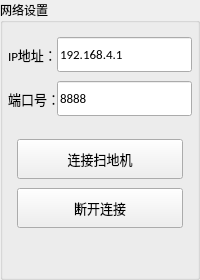
               <widget class="QGroupBox" name="groupbox_tcp_serverl_set">
                <property name="sizePolicy">
                 <sizepolicy hsizetype="Expanding" vsizetype="Expanding">
                  <horstretch>1</horstretch>
                  <verstretch>0</verstretch>
                 </sizepolicy>
                </property>
                <property name="maximumSize">
                 <size>
                  <width>16777215</width>
                  <height>16777215</height>
                 </size>
                </property>
                <property name="font">
                 <font>
                  <family>72</family>
                  <pointsize>9</pointsize>
                 </font>
                </property>
                <property name="title">
                 <string>网络设置</string>
                </property>
                <layout class="QGridLayout" name="gridLayout_13">
                 <property name="leftMargin">
                  <number>5</number>
                 </property>
                 <property name="topMargin">
                  <number>5</number>
                 </property>
                 <property name="rightMargin">
                  <number>5</number>
                 </property>
                 <property name="bottomMargin">
                  <number>0</number>
                 </property>
                 <property name="spacing">
                  <number>5</number>
                 </property>
                 <item row="0" column="0">
                  <layout class="QVBoxLayout" name="verticalLayout_2">
                   <item>
                    <layout class="QGridLayout" name="gridLayout_2">
                     <property name="leftMargin">
                      <number>0</number>
                     </property>
                     <property name="topMargin">
                      <number>9</number>
                     </property>
                     <property name="rightMargin">
                      <number>0</number>
                     </property>
                     <property name="bottomMargin">
                      <number>9</number>
                     </property>
                     <property name="horizontalSpacing">
                      <number>0</number>
                     </property>
                     <property name="verticalSpacing">
                      <number>9</number>
                     </property>
                     <item row="1" column="0">
                      <widget class="QLabel" name="label_server_port">
                       <property name="sizePolicy">
                        <sizepolicy hsizetype="Fixed" vsizetype="Preferred">
                         <horstretch>1</horstretch>
                         <verstretch>0</verstretch>
                        </sizepolicy>
                       </property>
                       <property name="minimumSize">
                        <size>
                         <width>40</width>
                         <height>35</height>
                        </size>
                       </property>
                       <property name="font">
                        <font>
                         <family>Calibri</family>
                         <pointsize>10</pointsize>
                         <weight>50</weight>
                         <bold>false</bold>
                        </font>
                       </property>
                       <property name="text">
                        <string>端口号：</string>
                       </property>
                      </widget>
                     </item>
                     <item row="0" column="0">
                      <widget class="QLabel" name="label_server_ip">
                       <property name="sizePolicy">
                        <sizepolicy hsizetype="Fixed" vsizetype="Preferred">
                         <horstretch>1</horstretch>
                         <verstretch>0</verstretch>
                        </sizepolicy>
                       </property>
                       <property name="minimumSize">
                        <size>
                         <width>40</width>
                         <height>35</height>
                        </size>
                       </property>
                       <property name="font">
                        <font>
                         <family>Calibri</family>
                         <pointsize>10</pointsize>
                         <weight>50</weight>
                         <bold>false</bold>
                        </font>
                       </property>
                       <property name="text">
                        <string>IP地址：</string>
                       </property>
                      </widget>
                     </item>
                     <item row="1" column="1">
                      <widget class="QLineEdit" name="lineEdit_server_port">
                       <property name="sizePolicy">
                        <sizepolicy hsizetype="Expanding" vsizetype="Fixed">
                         <horstretch>1</horstretch>
                         <verstretch>0</verstretch>
                        </sizepolicy>
                       </property>
                       <property name="minimumSize">
                        <size>
                         <width>70</width>
                         <height>35</height>
                        </size>
                       </property>
                       <property name="font">
                        <font>
                         <family>Calibri</family>
                         <pointsize>10</pointsize>
                        </font>
                       </property>
                       <property name="text">
                        <string>8888</string>
                       </property>
                      </widget>
                     </item>
                     <item row="0" column="1">
                      <widget class="QLineEdit" name="lineEdit_server_ip">
                       <property name="sizePolicy">
                        <sizepolicy hsizetype="Expanding" vsizetype="Fixed">
                         <horstretch>1</horstretch>
                         <verstretch>0</verstretch>
                        </sizepolicy>
                       </property>
                       <property name="minimumSize">
                        <size>
                         <width>70</width>
                         <height>35</height>
                        </size>
                       </property>
                       <property name="font">
                        <font>
                         <family>Calibri</family>
                         <pointsize>10</pointsize>
                        </font>
                       </property>
                       <property name="text">
                        <string>192.168.4.1</string>
                       </property>
                      </widget>
                     </item>
                    </layout>
                   </item>
                   <item>
                    <layout class="QVBoxLayout" name="verticalLayout">
                     <property name="spacing">
                      <number>9</number>
                     </property>
                     <property name="leftMargin">
                      <number>9</number>
                     </property>
                     <property name="topMargin">
                      <number>9</number>
                     </property>
                     <property name="rightMargin">
                      <number>9</number>
                     </property>
                     <property name="bottomMargin">
                      <number>9</number>
                     </property>
                     <item>
                      <widget class="QPushButton" name="btn_connect_tcp_server">
                       <property name="sizePolicy">
                        <sizepolicy hsizetype="Expanding" vsizetype="Fixed">
                         <horstretch>1</horstretch>
                         <verstretch>0</verstretch>
                        </sizepolicy>
                       </property>
                       <property name="minimumSize">
                        <size>
                         <width>0</width>
                         <height>40</height>
                        </size>
                       </property>
                       <property name="font">
                        <font>
                         <family>Calibri</family>
                         <pointsize>10</pointsize>
                         <weight>50</weight>
                         <bold>false</bold>
                        </font>
                       </property>
                       <property name="text">
                        <string>连接扫地机</string>
                       </property>
                      </widget>
                     </item>
                     <item>
                      <widget class="QPushButton" name="btn_disconnect_tcp_server">
                       <property name="sizePolicy">
                        <sizepolicy hsizetype="Expanding" vsizetype="Fixed">
                         <horstretch>1</horstretch>
                         <verstretch>0</verstretch>
                        </sizepolicy>
                       </property>
                       <property name="minimumSize">
                        <size>
                         <width>0</width>
                         <height>40</height>
                        </size>
                       </property>
                       <property name="font">
                        <font>
                         <family>Calibri</family>
                         <pointsize>10</pointsize>
                         <weight>50</weight>
                         <bold>false</bold>
                        </font>
                       </property>
                       <property name="text">
                        <string>断开连接</string>
                       </property>
                      </widget>
                     </item>
                    </layout>
                   </item>
                  </layout>
                 </item>
                 <item row="1" column="0">
                  <spacer name="verticalSpacer_5">
                   <property name="orientation">
                    <enum>Qt::Vertical</enum>
                   </property>
                   <property name="sizeHint" stdset="0">
                    <size>
                     <width>20</width>
                     <height>40</height>
                    </size>
                   </property>
                  </spacer>
                 </item>
                </layout>
               </widget>
